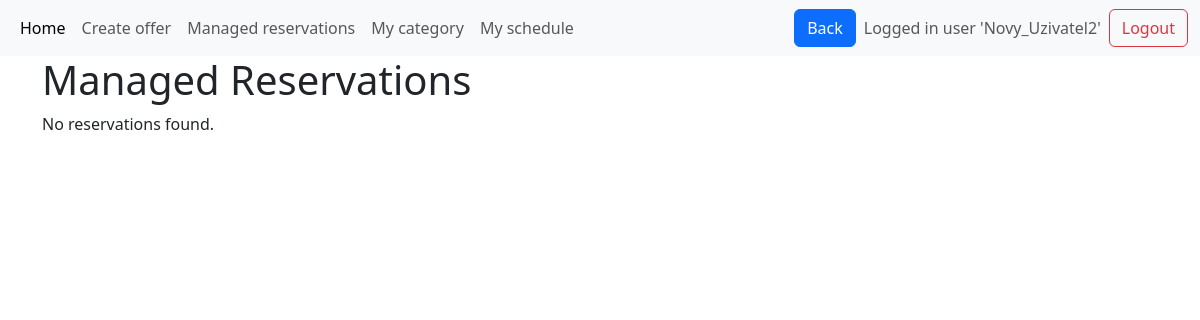
Page /managed_reservations (signed in) on the earlier database version.
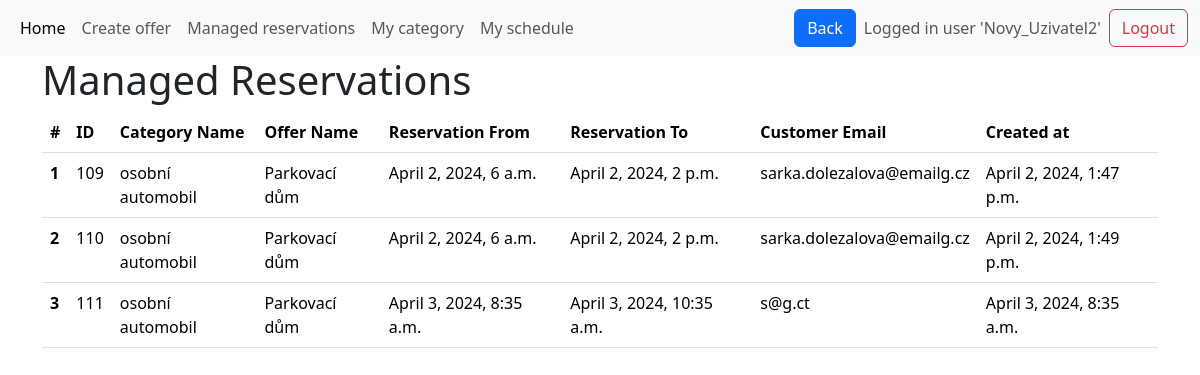
Same page on the later database version.
### base/models.py (models this page shows, shortened)
class Reservation(models.Model):
    reservation_from = models.DateTimeField(help_text="Start time/date of the reservation")
    reservation_to = models.DateTimeField(null=True, blank=True, help_text="End time/date of the reservation")
    submission_time = models.DateTimeField(default=timezone.now, help_text="When the reservation was submitted")
    confirmed_by_manager = models.CharField(
        max_length=1,
        choices=[("A", "Confirmed"), ("N", "Not Confirmed")],
        null=True,
        blank=True,
        help_text="Whether the reservation is confirmed by a manager"
    )
    customer_email = models.EmailField()
    customer_name = models.CharField(max_length=100)
    verification_token = models.CharField(max_length=64)  # Assuming you're using a hex token
    belongs_to_category = models.ForeignKey(Category, on_delete=models.CASCADE, related_name='reservations', help_text="The category of the unit being reserved")
    status = models.CharField(
        max_length=20,
        choices=[
            ("pending", "Pending"),
            ("confirmed", "Confirmed"),
            ("cancelled", "Cancelled"),
            ("completed", "Completed"),
        ],
        default="pending",
        help_text="The current status of the reservation"
    )
    class Meta:
        ordering = ['-submission_time'] # Reservations ordered in ascending order (earliest first)

class Category(models.Model):
    category_name = models.CharField(max_length=50)
    category_description = models.CharField(max_length=1000, null=True, blank=True)
    category_capacity = models.IntegerField(default=1,help_text="How many reservations at one time are possible? e.g.seminar = 20 or parkplace = 1")
    max_simultneous_reservations = models.IntegerField(default=1)
    additional_time = models.DurationField(null=True, blank=True)
    count_of_units = models.IntegerField(default=1,help_text="How many units are there in this category? e.g. 5 parkplaces for disabled people")
    created_at = models.DateTimeField(default=timezone.now)
    unit_names = models.JSONField(default=list) # list of unit names
    opening_time = models.TimeField(default=datetime.time(0, 0))
    closing_time = models.TimeField(default=datetime.time(23, 59,59)) #TODO 24:00 and default values 9:23-9:23
    belongs_to_offer = models.ForeignKey(Offer, on_delete=models.CASCADE)
    category_pricing = models.ForeignKey(Pricing, on_delete=models.CASCADE, null=True)

class Offer(models.Model):
    offer_name = models.CharField(max_length=50)
    available_from = models.DateField(null=True, blank=True)
    available_to = models.DateField(null=True, blank=True)
    created_at = models.DateTimeField(default=timezone.now)
    manager_of_this_offer = models.ForeignKey(
        User, on_delete=models.CASCADE, null=True, blank=True
    )
    class Meta:
        unique_together = (
            "offer_name",
            "manager_of_this_offer",
        )  # there cannot be two same named offers managed by the same user

### base/views.py (the view)
# urls.py: path('managed_reservations',views.managed_reservations, name='managed_reservations' ),
@login_required
def managed_reservations(request):
    categories = Category.objects.filter(
        belongs_to_offer__manager_of_this_offer=request.user
    )
    reservations = (
        Reservation.objects.filter(belongs_to_category__in=categories)
        .select_related("belongs_to_category", "belongs_to_category__belongs_to_offer")
        .order_by(
            "belongs_to_category__belongs_to_offer__offer_name", "reservation_from"
        )
    )
    return render(
        request,
        "managed_reservations.html",
        {
            "reservations": reservations,
        },
    )

### templates/managed_reservations.html
{% extends 'main.html' %}
{% load crispy_forms_tags %}
{% block content %}
<div class="container-md">
    <h1>Managed Reservations</h1>
    {% if reservations %}
    <table class="table table-hover">
        <thead>
            <tr>
                <th scope="col">#</th>
                <th scope="col">ID</th>
                <th scope="col">Category Name</th>
                <th scope="col">Offer Name</th>
                <th scope="col">Reservation From</th>
                <th scope="col">Reservation To</th>
                <th scope="col">Customer Email</th>
                <th scope="col">Created at</th>
            </tr>
        </thead>
        <tbody>
            {% for reservation in reservations %}
            <tr>
                <th scope="row">{{ forloop.counter }}</th>
                <td>{{ reservation.id }}</td>
                <td>{{ reservation.belongs_to_category.category_name }}</td>
                <td>{{ reservation.belongs_to_category.belongs_to_offer.offer_name }}</td>
                <td>{{ reservation.reservation_from }}</td>
                <td>{{ reservation.reservation_to }}</td>
                <td>{{ reservation.customer_email }}</td>
                <td>{{ reservation.submission_time}}</td>
            </tr>
            {% endfor %}
        </tbody>
    </table>
    {% else %}
    <p>No reservations found.</p>
    {% endif %}
</div>
{% endblock %}

### templates/main.html (shortened to what this page needs)
<!DOCTYPE html>
<html>
    {% load static %}
<head>
    <link href="https://cdn.jsdelivr.net/npm/bootstrap@5.3.3/dist/css/bootstrap.min.css" rel="stylesheet"
>
    <link rel="stylesheet" href="https://cdn.jsdelivr.net/npm/bootstrap-icons@1.9.1/font/bootstrap-icons.css">
    <link rel="stylesheet" type="text/css" href="{% static 'css/style.css' %}">
</head>
<body>
    {% include 'navbar.html' %}
    {% block content %}
    {% endblock %}
</body>
</html>

### templates/navbar.html (shortened to what this page needs)
<nav class="navbar navbar-expand-lg bg-body-tertiary">
  <div class="container-fluid">
    <div class="collapse navbar-collapse" id="navbarSupportedContent">
      <ul class="navbar-nav me-auto mb-2 mb-lg-0">
        <li class="nav-item">
          <a class="nav-link active" aria-current="page" href="/manager_home">Home</a>
        </li>
        <li class="nav-item">
          <a class="nav-link" href="/create_offer">Create offer</a>
        </li>
        <li class="nav-item">
          <a class="nav-link" href="/managed_reservations">Managed reservations</a>
        </li>
        <li class="nav-item">
          <a class="nav-link" href="/my_schedule">My category</a>
        </li>
        <li class="nav-item">
          <a class="nav-link" href="/my_schedule">My schedule</a>
        </li>
      </ul>
      <button type="submit" class="btn btn-primary me-2" onclick="goBack()">Back</button>
       <div class="d-flex align-items-center">
        {% if request.user.is_authenticated %}
        <span class="navbar-text me-2"> Logged in user '{{ request.user.username | title }}'</span>
        <a class="btn btn-outline-danger" href="{% url 'logout' %}">Logout</a>
        {% else %}
        <a class="btn btn-outline-primary" href="{% url 'login' %}">Login</a>
        {% endif %}
      </div>
    </div>
    </div>
</nav>

Differences in the rows shown:
added Reservation: id "109", belongs_to_category.category_name "osobní automobil", belongs_to_category.belongs_to_offer.offer_name "Parkovací dům", reservation_from "April 2, 2024, 6 a.m.", reservation_to "April 2, 2024, 2 p.m.", customer_email "sarka.dolezalova@emailg.cz", submission_time "April 2, 2024, 1:47 p.m."
added Reservation: id "110", belongs_to_category.category_name "osobní automobil", belongs_to_category.belongs_to_offer.offer_name "Parkovací dům", reservation_from "April 2, 2024, 6 a.m.", reservation_to "April 2, 2024, 2 p.m.", customer_email "sarka.dolezalova@emailg.cz", submission_time "April 2, 2024, 1:49 p.m."
added Reservation: id "111", belongs_to_category.category_name "osobní automobil", belongs_to_category.belongs_to_offer.offer_name "Parkovací dům", reservation_from "April 3, 2024, 8:35 a.m.", reservation_to "April 3, 2024, 10:35 a.m.", customer_email "s@g.ct", submission_time "April 3, 2024, 8:35 a.m."
Other differences:
text no longer shown: "No reservations found."
text now shown: "# ID Category Name Offer Name Reservation From Reservation To Customer Email Created at"
